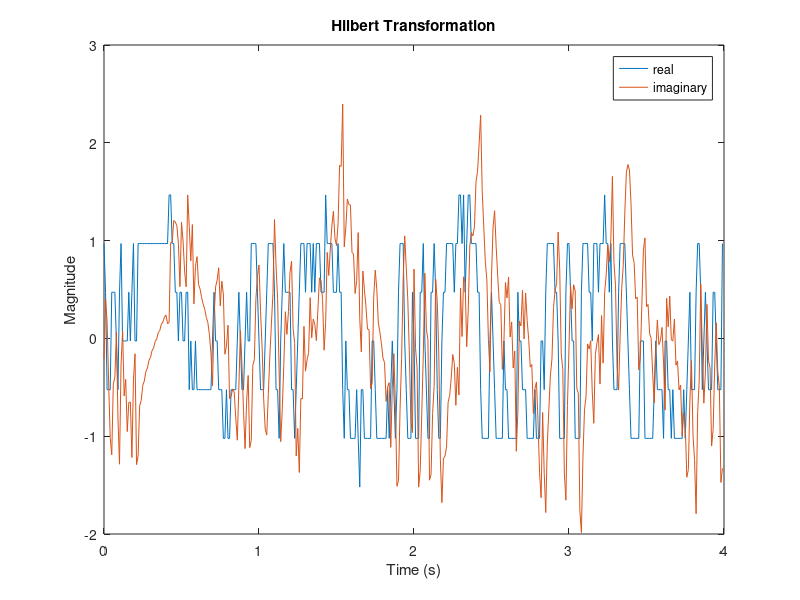

Write the MATLAB code that produced this figure. (Note: this script raises an error after producing the figure.)
% ECE 503 Final Exam Problem 4

clear all;
close all;
clc;

load stemp.txt;


fs = 100; % Test Sampling Frequency
t = 0:1/fs:3.99; % time vector

tempSignal = stemp;
avgValue = mean(tempSignal); % Calculate mean signal value
tempSignal = tempSignal - avgValue; % shift signal to have mean 0

% Finds hilbert transform of signal
ts_hilbert = hilbert(tempSignal);

% plot real and imaginary parts of the analytic signal
figure(1);
plot(t,real(ts_hilbert),t,imag(ts_hilbert));
legend('real','imaginary');
title('Hilbert Transformation');
xlabel('Time (s)');
ylabel('Magnitude');


%% CALCULATE POWER DENSITY SPECTRUM
[pxx, f] = pwelch(ts_hilbert,4,0,[],fs,'centered');
figure(2);
plot(f, 10*log10(pxx));
xlabel('Frequency (Hz)');
ylabel('PSD (dB/Hz)');



%% CREATE PERIODIC SINUSOIDAL COMPONENT


maxPower = 0;
maxFreq = 0;
for i = 1:length(pxx)
    currPower = pxx(i);
    if(currPower > maxPower)
       maxPower = currPower;
       maxFreq = f(i);
    end
end

% Although most dominant frequency maxFreq is 5.8594, it was determined
% that the frequency 6.6 was a better representation
maxFreqChosen = 6.6;
sineSignalComp = (sin(maxFreqChosen*t - pi/4)).';

figure(3);
subplot(211);
plot(t, tempSignal, t, sineSignalComp);
legend('Original Temp Signal', 'Sine Wave Component');
xlabel('Time (s)');
ylabel('Degrees Celsius');
subplot(212);
plot(t, tempSignal-sineSignalComp);
legend('Resulting Difference Signal');
xlabel('Time (s)');
ylabel('Degrees Celsius');




%% FIND THE SECOND ORDER AUTOREGRESSIVE MODEL
noise = tempSignal - sineSignalComp;
AR_model = ar(noise, 2, 'Ts', 1/fs);
phi1 = AR_model.A(2);
phi2 = AR_model.A(3);

% The AR(2) model is described as follows:
% A(z)y(t) = e(t)
% where A(z) is the autoregressive characteristic polynomial
%       y(t) is the time-domain signal being regressed on
%       e(t) is the generated disturbance used to start the model

AR_signal = zeros(length(noise), 1);
AR_signal(1) = 0.4*randn;
AR_signal(2) = 0.4*randn;

for i = 3:length(AR_signal)
   AR_signal(i) = -phi1*AR_signal(i-1) - phi2*AR_signal(i-2) + 0.4*randn;
end


figure(4)
plot(t, noise, t, AR_signal);
legend('Original Noise', 'AR(2) Model');
xlabel('Time (s)');
ylabel('Degrees Celsius');


%% COMPARE SIGNAL-PLUS-NOISE MODEL WITH ACTUAL TEMP SIGNAL

SinePlusAR_Signal = sineSignalComp + avgValue + AR_signal;
figure(5)
plot(t, stemp, t, SinePlusAR_Signal);
legend('Original Temp Signal', 'AR(2) Model');
xlabel('Time (s)');
ylabel('Degrees Celsius');













